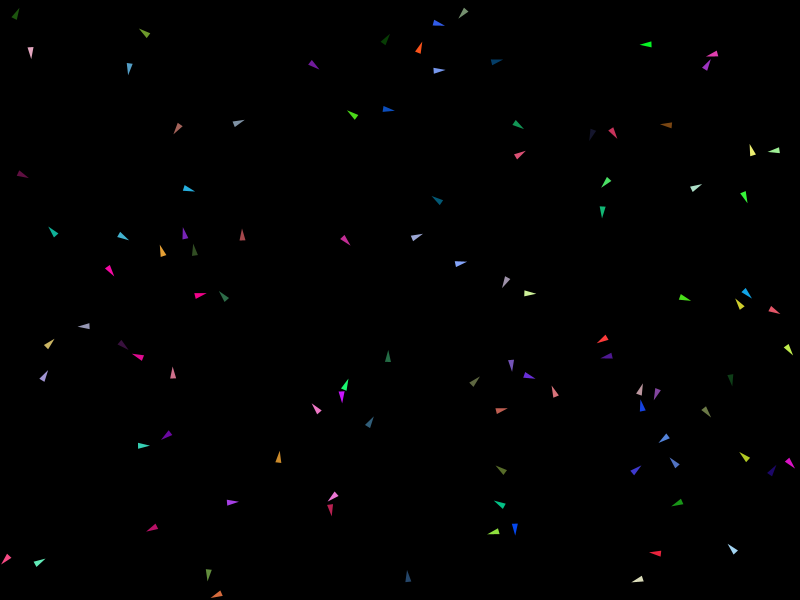
Frame 1 (no input)
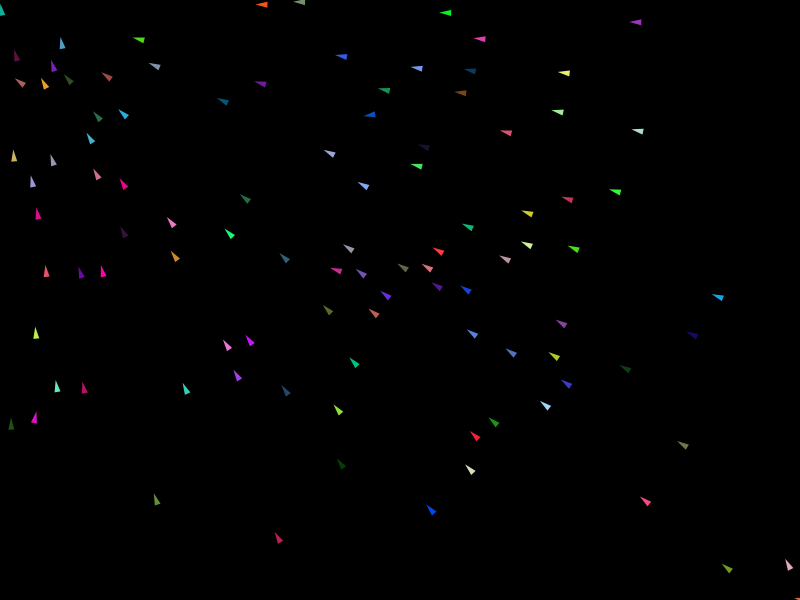
Frame 60 (the mouse pressed at the canvas centre just before this capture)
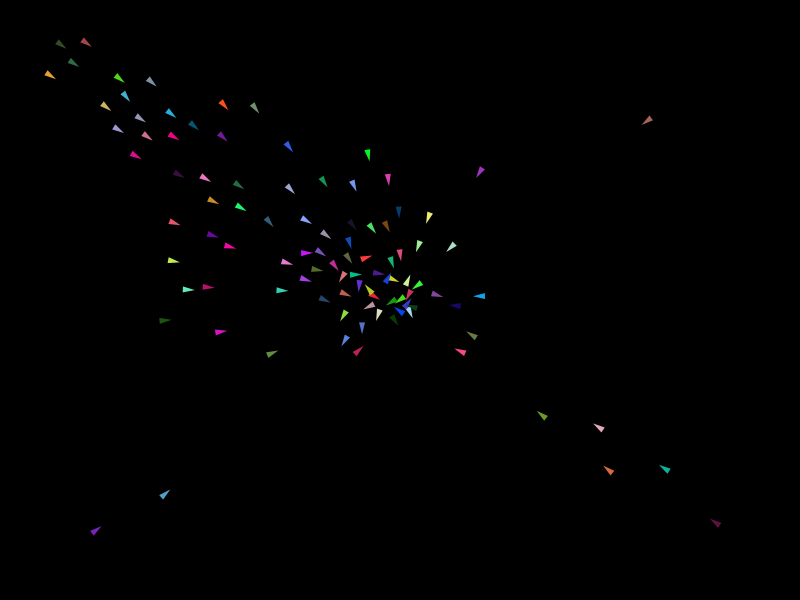
Frame 120 (the mouse held since frame 60 and released just before this capture)

The Processing sketch that drew these frames (run headless with seeded random() and noise(); from frame 60 on, the mouse is pressed at the canvas centre):

// Processing sketch: sketch_6_11_separation
// ── sketch_6_11_separation.pde

ArrayList<Vehicle> vehicles;
PVector mouse_target;

void setup(){
  size(800,600);
  
  mouse_target = new PVector(mouseX, mouseY);
  vehicles = new ArrayList<Vehicle>();
  
  for (int i =0; i < 100; i++){
   vehicles.add( new Vehicle( new PVector( random(width),random(height))));    
  }
}


void draw(){
 
  background(0);
  
  mouse_target.x = mouseX;
  mouse_target.y = mouseY;
  
  for (Vehicle v: vehicles){
   v.applyBehaviors(vehicles);
   v.update();
  }
  
}
// ── Vehicle.pde
class Vehicle{
 
  PVector location;
  PVector velocity;
  PVector acceleration;
  
  float max_speed;
  float max_force;
  float r;
  float wander_angle;
  color col;
  
  Vehicle(PVector l){
     r = 3;
     wander_angle = 0;
     max_speed = 4;
     max_force = 0.25;
     location = l;
     velocity = new PVector(random(-max_speed, max_speed),random(-max_speed,max_speed));
     acceleration = new PVector(0,0);
     col = color(random(255), random(255), random(255));
  }
  
void display(){
    float angle = velocity.heading() +PI/2;  
    fill(col);
    noStroke();
    
    pushMatrix();
    translate(location.x,location.y);
    rotate(angle);
    beginShape();
    vertex(0,-r*2);
    vertex(-r,r*2);
    vertex(r,r*2);
    endShape(CLOSE);
    //ellipse(0, 0, r, r);
 
    popMatrix();

    


    
    
  }
  
  void update(){    
    velocity.add(acceleration);
    velocity.limit(max_speed);
    location.add(velocity);
    acceleration.mult(0);
    
    boundaries_pass();
    
    display();
  }
  
  void applyForce(PVector force){
   acceleration.add(force); 
  }
  
  void applyBehaviors(ArrayList<Vehicle> v){
    PVector separate = separate(vehicles);
    PVector seek = seek(mouse_target);
    
    separate.mult(1.5);
    seek.mult(0.5);
    
    applyForce(separate);
    applyForce(seek);
  }
  
  void boundaries(){
    
   //float slowing_distance = 0.5*((velocity.mag()*velocity.mag())/max_force);
   float slowing_distance = 25;
   if (location.x < slowing_distance){
     PVector desired = new PVector(max_speed,velocity.y);
     PVector steer = PVector.sub(desired,velocity);
     steer.limit(max_force);
     applyForce(steer);
  } else if (location.x > width -slowing_distance){
     PVector desired = new PVector(-max_speed,velocity.y);
     PVector steer = PVector.sub(desired,velocity);
     steer.limit(max_force);
     applyForce(steer);

  }  
     if (location.y < slowing_distance){
     PVector desired = new PVector(velocity.x,max_speed);
     PVector steer = PVector.sub(desired,velocity);
     steer.limit(max_force);
     applyForce(steer);
  } else if (location.y > height  -slowing_distance){
     PVector desired = new PVector(velocity.x,-max_speed);
     PVector steer = PVector.sub(desired,velocity);
     steer.limit(max_force);
     applyForce(steer);
  }
  
}

PVector steer(PVector location_,PVector target_, PVector velocity_){
  
    PVector desired = PVector.sub(target_,location_);
    desired.setMag(max_speed);
    
    PVector steer = PVector.sub(desired,velocity_);
    steer.setMag(max_force);
    
    return steer;
  
}

  PVector seek(PVector target){
    PVector force = steer(location, target, velocity);
   
         return force;
  }
  
  void flee(PVector target){
     PVector force = steer(location, target, velocity);
     force.mult(-1);
     applyForce(force);
  }
  
    
 
  void pursuit(PVector target, PVector target_velocity){
  
    PVector distance = PVector.sub(target,location);
    float d = distance.mag();  
    //PVector dif = PVector.sub(velocity,target_velocity);
   // float factor = d/dif.mag();
    float factor = d/velocity.mag();
    
    
    PVector future_location = target_velocity.copy();    
    future_location.mult(factor);
    future_location.add(target);
    
    seek(future_location);
  }
  
   void evade(PVector target, PVector target_velocity){
  
    PVector distance = PVector.sub(target,location);
    float d = distance.mag();  
    //PVector dif = PVector.sub(velocity,target_velocity);
   // float factor = d/dif.mag();
    float factor = d/velocity.mag();
    
    
    PVector future_location = target_velocity.copy();    
    future_location.mult(factor);
    future_location.add(target);
    
    flee(future_location);
  }
  
  void rendezvou(PVector target, PVector target_velocity){
  
    PVector distance = PVector.sub(target,location);
    float d = distance.mag();  
   // PVector dif = PVector.sub(velocity,target_velocity);
    PVector dif = PVector.sub(target_velocity,velocity);
    dif.normalize();
   // float factor = d/dif.mag();
    
    float factor = d;
    dif.mult(factor);
    
    PVector future_location = target_velocity.copy();    
    //future_location.mult(factor);
    future_location.add(dif);
    future_location.add(target);
    
    
    seek(future_location);
  
  }
  
  
  void wander(){
    
   float act = velocity.mag();
    
   float sight = 0.5*((act*act)/max_force);
  //float sight = 100;
   PVector vel = velocity.copy();
  
   vel.normalize().mult(sight);
   vel.add(location);
  
   boundaries();
  
   if(random(1) < 0.01){
     wander_angle = random(-PI,PI);
   }
 
   float vx = cos(wander_angle) * sight;
   float vy = sin(wander_angle) * sight;
   
   PVector future = new PVector(vx,vy);
   future.add(vel);
   seek(future);
   
   noFill();
   stroke(255);
   strokeWeight(1);
   line(location.x, location.y,vel.x,vel.y);
   line(vel.x,vel.y, future.x,future.y);
   ellipse(vel.x,vel.y,sight*2,sight*2);
  }
  
  void arrive(PVector target){
    
    float distance;
    float slowing_distance;
    //float ramped_speed;
    float clipped_speed;
   
    
    slowing_distance = 0.5*((max_speed*max_speed)/max_force);
    clipped_speed = max_speed;
    
    PVector desired = PVector.sub(target, location);
    distance = desired.mag();
    //ramped_speed = max_speed * (distance / slowing_distance);
    //clipped_speed = min(ramped_speed, max_speed);
    

    
    if (distance < slowing_distance){
      clipped_speed = map(distance,slowing_distance,0,max_speed,0);
    } 
    
    desired.setMag(clipped_speed);
    PVector steer = PVector.sub(desired,velocity);
    steer.limit(max_force);
    applyForce(steer);

  }
  
  
// void avoid(PVector target,float r1,float r2){
  
//   float act = velocity.mag();
//   PVector vel = velocity.copy();
//   vel.normalize();
   
//   vel.mult( 0.5*((act*act)/max_force));
//  // vel.mult( max_speed);

//   vel.add(location);
   
   
//   stroke(255);
//   strokeWeight(10);
//   point(vel.x,vel.y);
//   strokeWeight(1);
   
//   float d = PVector.dist(target,vel);
//println(d);
   
//   if (d < r1+r2){
//     flee(target);
//   }
   
//   noFill();
//   stroke(255,255,0);
//   ellipse(location.x, location.y,r1*2,r1*2);
//   stroke(255,0,255);
//   ellipse(target.x, target.y,r2,r2);
   
//  }
  
  void avoid2(PVector target,float r1,float r2){
  
    PVector distance = PVector.sub(target,location);
    float d_mag = distance.mag();
    
    float threshold = r1 + r2;
    float diff = threshold - d_mag;
    
    if (diff > 0){
       print(d_mag + " ");
       println("vai batter"); 
      // velocity.mult(0);
      distance.normalize();
      
      
      distance.mult(diff);
     // distance.mult(max_force);
    
      velocity = PVector.sub(velocity,distance);
      velocity.normalize();
      velocity.mult(max_speed);
    
    } else{
      print(d_mag + " ");
     println("livre"); 
    }
    

      
   noFill();
  // ellipseMode(RADIUS);
   stroke(255,255,0);
   ellipse(location.x, location.y,r1*2,r1*2);
   stroke(255,0,255);
   ellipse(target.x, target.y,r2*2,r2*2);
   
   
  }
  
  
  boolean avoid3(PVector target){
    

    
    float act = velocity.mag();
   // float lookahead = 40;
    float lookahead = 0.5*((act*act)/max_force);
   //float lookahead = max_speed;
    
    PVector ahead = velocity.copy().normalize();
    ahead.mult(lookahead);
    ahead.add(location);
    
    PVector distance = PVector.sub(target,ahead);
    float d_mag = distance.mag();
    float r1 = 10;
    float r2 = 50;
    float threshold = r1 + r2;
    float diff = threshold - d_mag;
    
    if (diff > 0){
       print(d_mag + " ");
       println("vai batter"); 
     // // velocity.mult(0);
     // distance.normalize();
      
      
     // distance.mult(diff);
     //// distance.mult(max_force);
    
     // velocity = PVector.sub(velocity,distance);
     // velocity.normalize();
     // velocity.mult(max_speed);
     
     PVector force = steer(ahead, target, velocity);
     force.mult(-1);
     applyForce(force);
     return true;
    
    } else{
 
     
     distance = PVector.sub(target,location);
     d_mag = distance.mag();
     diff = threshold - d_mag;
     if (diff > 0){
        print(d_mag + " ");
       println("vai batter"); 
       PVector force = steer(ahead, target, velocity);
     force.mult(-1);
     applyForce(force);
          return true;

     } else{
            print(d_mag + " ");
     println("livre"); 
     }
    }
    

      
   noFill();
  // ellipseMode(RADIUS);
   stroke(255,255,0);
   ellipse(location.x, location.y,r1*2,r1*2);
   stroke(255,0,255);
   ellipse(target.x, target.y,r2*2,r2*2);
   stroke(255);
   line(location.x,location.y,ahead.x, ahead.y);
   
   return false;
  }
  
  //void follow(FlowField flow){
  //  PVector desired = flow.lookup(location);
  //  desired.mult(max_speed);
    
  //  PVector steer = PVector.sub(desired, velocity);
  //  steer.limit(max_force);
  //  applyForce(steer);
  //  boundaries_pass();
  //}
  
  
 // void folow_path(Path path){
   
 //PVector predict = velocity.copy();
 //predict.normalize();
 //predict.mult(25);
 //PVector predictLoc = PVector.add(location,predict);
 ////PVector a = PVector.sub(predictLoc,path.start);
 ////PVector b = PVector.sub(path.end,path.start);
 
 ////float theta = PVector.angleBetween(a,b);
 
 ////b.normalize();
 ////b.mult(a.dot(b));
 ////PVector normalPoint = PVector.add(path.start,b);
 //PVector normalPoint = getNormalPoint(predictLoc,path.start,path.end);
 //float distance = PVector.dist(predictLoc,normalPoint);
 
 //if (distance > path.radius){
 //  seek(normalPoint);
 //}
    
 //   pushMatrix();
 //   translate(location.x,location.y);
 //   stroke(0);
 //   strokeWeight(1);
 //   line(0,0,predict.x,predict.y);
 //   strokeWeight(4);
 //   point(predict.x,predict.y);
 //   popMatrix();
    
 //   strokeWeight(1);
 //   line(location.x+predict.x,location.y+predict.y,normalPoint.x,normalPoint.y);
 //   strokeWeight(4);
 //   point(normalPoint.x,normalPoint.y);

 // }
  
  PVector getNormalPoint(PVector p, PVector a, PVector b){
   PVector ap = PVector.sub(p,a);
   PVector ab = PVector.sub(b,a);
   
   ab.normalize();
   ab.mult(ap.dot(ab));
    
    PVector normalPoint = PVector.add(a,ab);
    return normalPoint;
  }
  
  
  void boundaries_pass(){
   
    if (location.x < 0){
      location.x =  width;
    } else if (location.x > width){
      location.x = 0;
    }
    if (location.y < 0){
      location.y =  height;
    } else if (location.y > height){
      location.y = 0;
    }
    
  }
  
  
PVector separate(ArrayList<Vehicle> v){
  float desiredseparation = 20;
  PVector sum = new PVector();
  PVector steer = new PVector(0,0);
  int count = 0;
  
  for (Vehicle other: v){
   float d = PVector.dist(location,other.location);
   
   if (d > 0 && d < desiredseparation){
     PVector diff = PVector.sub(location,other.location);
     diff.normalize();
     diff.div(d);
     sum.add(diff);
     count++;
   }   
  }
  
  if (count > 0){
   sum.div(count);
   sum.normalize();
   sum.mult(max_speed);
   
   steer =  PVector.sub(sum,velocity);
   steer.limit(max_force);
   
  
  }
  return steer;
  
}
  
  
  
}
